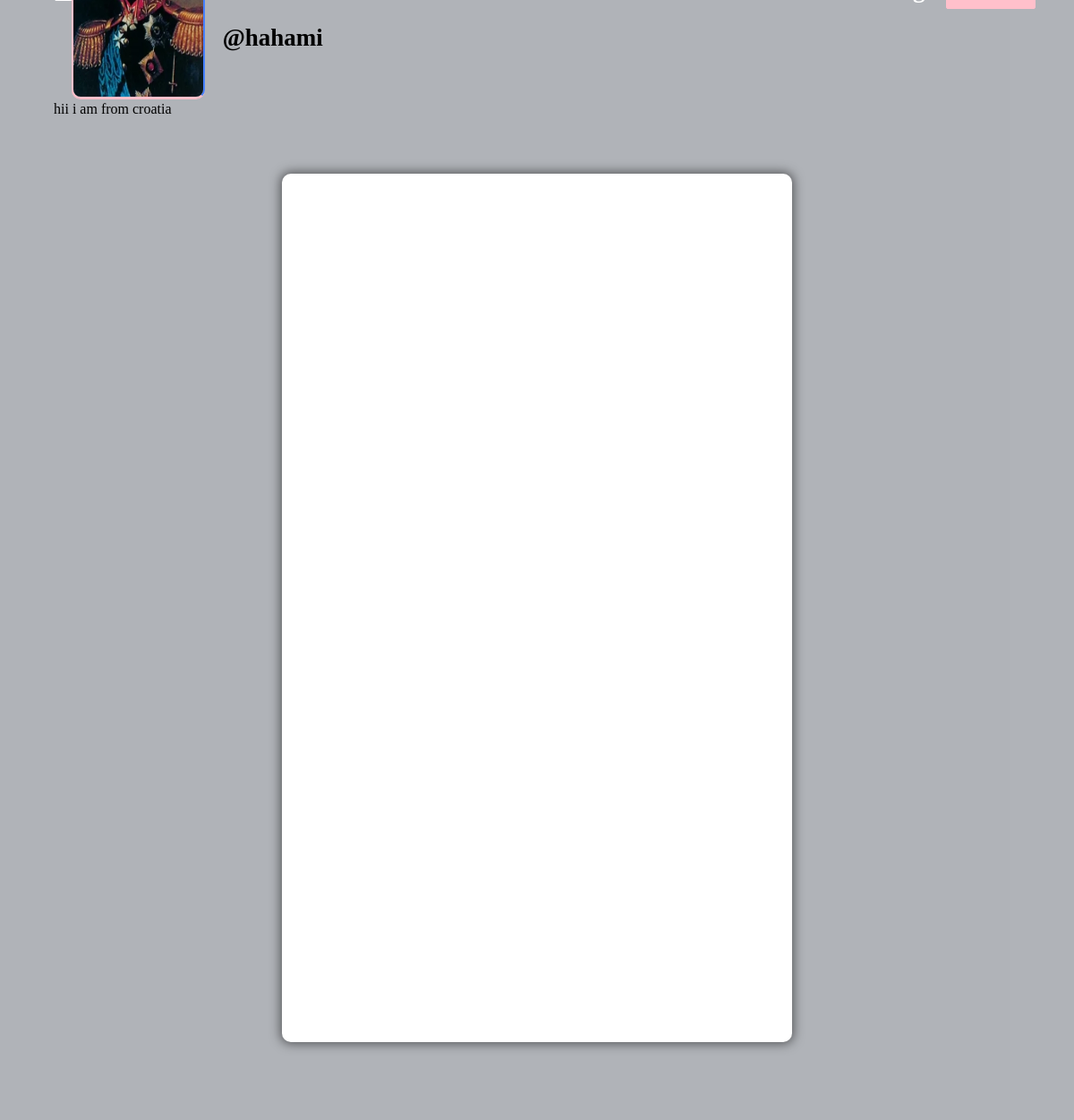
The app's page /profile/hahami (signed in) with its own data.
### core/models.py (models this page shows)
class Profile(models.Model):
    user = models.ForeignKey(User, on_delete=models.CASCADE)
    id_user = models.IntegerField()
    bio = models.TextField(blank=True)
    profileimg = models.ImageField(upload_to='profile_images', default='blank-profile-picture.png')
    location = models.CharField(max_length=100, blank=True)

### core/views.py (the view)
# urls.py: path('profile/<str:pk>', views.profile, name='profile'),
@login_required(login_url='signin')
def profile(request, pk):
    user_object = User.objects.get(username=pk)
    user_profile = Profile.objects.get(user=user_object)
    user_posts = Post.objects.filter(user=pk)
    user_post_length = len(user_posts)
    follower = request.user.username
    user = pk
    if FollowersCount.objects.filter(follower=follower, user=user).first():
        button_text = 'Unfollow'
    else:
        button_text = 'Follow'
    user_followers = len(FollowersCount.objects.filter(user=pk))
    user_following = len(FollowersCount.objects.filter(follower=pk))
    context = {
        'user_object': user_object,
        'user_profile': user_profile,
        'user_posts': user_posts,
        'user_post_length': user_post_length,
        'button_text': button_text,
        'user_followers': user_followers,
        'user_following': user_following
    }
    return render(request, 'profile.html', context)

### templates/profile.html (shortened to what this page needs)
{% load static %}
<!DOCTYPE html>
<html lang="en">
<head>
    <link rel="stylesheet" href="{% static 'css/main.min.css' %}">
    <link rel="stylesheet" href="{% static 'css/style.css' %}">
    <link rel="stylesheet" href="{% static 'css/color.css' %}">
    <link rel="stylesheet" href="{% static 'css/responsive.css' %}">
</head>
<body>
	<section>
			<div class="feature-photo">
				<figure><img src="{% static 'images/resources/timeline-1.jpg' %}" alt=""></figure>
				<form action="/follow" method="POST">
					<div class="add-btn">
					{% if user_object.username == user.username %}
					<a href="/settings" title="" data-ripple="">Account Settings</a>
					{% else %}
					<a title="" data-ripple=""><button type="submit" style="background-color: #ffc0cb; border: #ffc0cb;">{{button_text}}</button></a>
					{% endif %}
					</div>
				</form>
				<div class="container-fluid">
					<div class="row merged">
						<div class="col-lg-2 col-sm-3">
							<div class="user-avatar">
								<figure>
									<img src="{{user_profile.profileimg.url}}" style="height: 250px; width: 100%;" alt="">
								</figure>
							</div>
						</div>
						<div class="col-lg-10 col-sm-9">
							<div class="timeline-info">
								<ul>
									<li class="admin-name">
									  <h5 style="color: black;white-space: nowrap; width: 110px; font-size: 27px;"><b>@{{user_profile.user.username}}</b></h5>
									</li>
								</ul>
							</div>
						</div>
					</div>
				</div>
			</div>
		</section>
		<section>
			<div class="bio">
				{{user_profile.bio}}
			</div>
		</section>
	<section>
		<div class="gap gray-bg">
			<div class="container-fluid">
				<div class="row">
					<div class="col-lg-12">
						<div class="row" id="page-contents">
							<div class="col-lg-3">
								<aside class="sidebar static">
								</aside>
							</div>
							<div class="col-lg-6">
								<div class="central-meta">
								</div>
							</div>
							<div class="col-lg-3">
								<aside class="sidebar static">
								</aside>
							</div>
						</div>
					</div>
				</div>
			</div>
		</div>
	</section>
</body>
</html>

### static/css/color.css (style rules this page uses)
#nprogress .bar, .timeline-info > ul li a::before, .add-btn > a, .activitiez > li::before, form button, .colla-apps > li a:hover, a.underline:before, .setting-row input:checked + label, .user-avatar:hover .edit-phto, .error-meta > a, .color-bg, .add-butn, .nav.nav-tabs.likes-btn > li a.active, a.dislike-btn, .drop > a:hover, .btn-view.btn-load-more:hover, .accordion .card h5 button[aria-expanded="true"], .chat-head, .f-page > figure em, .inbox-panel-head > ul > li > a, .nav-tabs--left .nav-link.active, .nav-tabs--left .nav-link.active:hover, footer .widget-title h4::before, #topcontrol, .sidebar .widget-title::before, .f-title::before, .g-post-classic > figure > i::after, .purify > a, .help-list > a:hover, .open-position::before, .info > a, .category-box:hover, .category-box.selected, a.main-btn, .section-heading::before, .getquot-baner, .more-branches > h4::before, .is-helpful > a, .cart-optionz > li > a:hover, .paginationz > li a:hover, .paginationz > li a.active, .shopping-cart, a.btn2:hover, .form-submit > input[type="submit"], button.submit-checkout, .delete-cart:hover, .proceed .button, .amount-area .update-cart, a.addnewforum, .apply-bttons > a { background: orange; }

### static/css/responsive.css (style rules this page uses)
@media screen and (max-width: 1281px) and (min-width: 1024px) { .timeline-info { line-height: 51px; } }
@media screen and (max-width: 1281px) and (min-width: 1024px) { .timeline-info .admin-name > h5 { font-size: 20px; } }
@media screen and (max-width: 1281px) and (min-width: 1024px) { .user-avatar { width: 80.2% } }

### records on screen
Profile: profileimg (picture), user.username "hahami", bio "hii i am from croatia"
